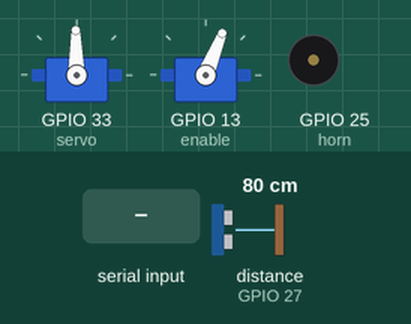
Recording of a sketch running on a simulated ESP32. Parts: 2 × servo, buzzer (waves = sounding, pin HIGH). Wiring (inferred from the names in the program): ultrasonic range finder: trigger GPIO 26; echo GPIO 27. The test bench sets the inputs (shaded band); at power-on: distance to the obstacle (sensor on GPIO 27) 80 cm. The echo pulse lasts 58.3 µs per cm; nothing arrives over Bluetooth unless stated; servo pulses on a pin are drawn as a servo (544–2400 µs = 0–180°); pins used as bus, display or sensor lines are not drawn; what the sketch prints to the serial monitor is not drawn.

Above: at 1.2 s.
1.3 s: "w" received over the second serial link
At 1.6 s:
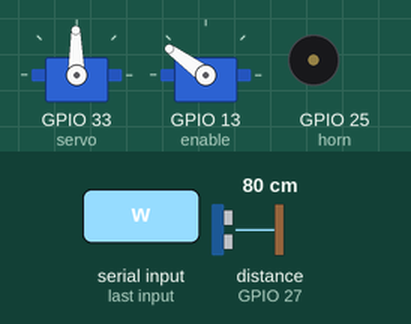
2.8 s: "s" received over the second serial link
At 3.9 s:
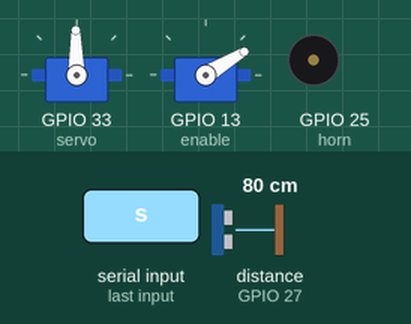
4.3 s: "d" received over the second serial link
At 5.0 s:
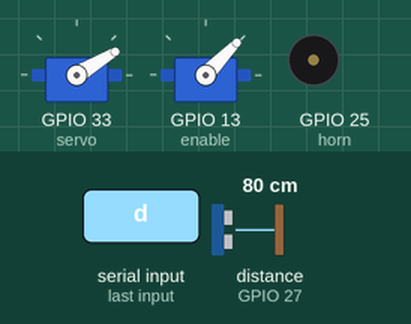
5.8 s: "a" received over the second serial link
At 6.1 s:
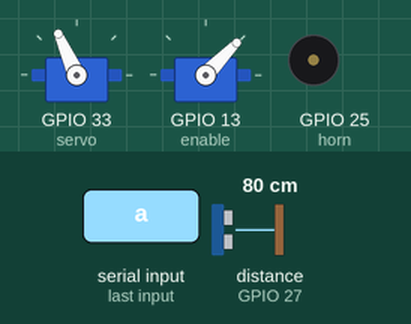
7.3 s: "e" received over the second serial link
At 8.5 s:
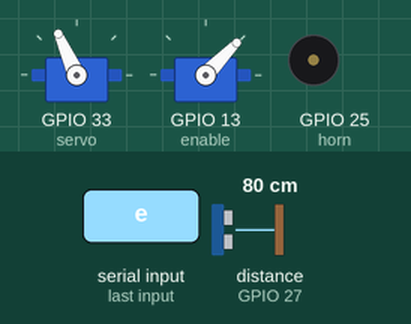
8.8 s: "0" received over the second serial link
At 9.5 s:
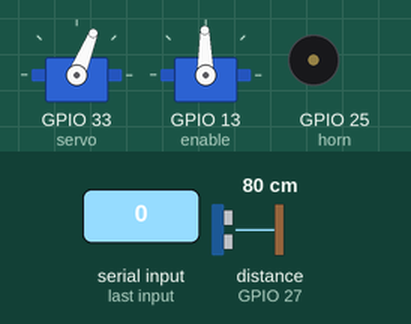
Timing chart, 0 to 11.3 s (numbered marks = the images above; inputs shaded):
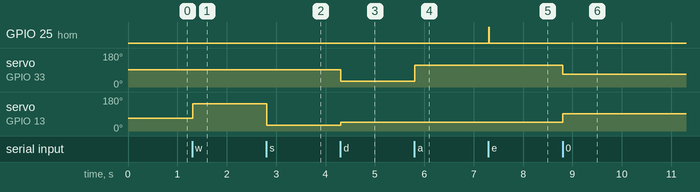

The sketch:

NoBonk.ino
```cpp
#include <BluetoothSerial.h>

const int enable = 13;
const int enableChannel = 0;

const int echo = 27;
bool echoHold = false;
unsigned long echoStart;

const int trigger = 26;

const int horn = 25;

const int servo = 33;
const int servoChannel = 1;
const int servoFrequency = 50;

float distances[2] = {100.0, 100.0};
float distanceTimes[2];
float velocity;
float ttc; //time to collsion
bool ttcStop = false;

const unsigned long measurePeriod = 30;

const unsigned long collisionCutoff = 500;

BluetoothSerial Serialbt;

void setup() {
	ledcSetup(enableChannel, servoFrequency, 8);
	ledcAttachPin(enable, enableChannel);
	ledcWrite(enableChannel, 0);

	pinMode(echo, INPUT);
	pinMode(trigger, OUTPUT);
	digitalWrite(trigger, LOW);

	pinMode(horn, OUTPUT);
	digitalWrite(horn, LOW);

	ledcSetup(servoChannel, servoFrequency, 8);
	ledcAttachPin(servo, servoChannel);
	ledcWrite(servoChannel, 19);

  Serial.begin(9600);
  Serial.println("Hello!");

	Serialbt.begin("NoBonk ESP");
//	bool linked = Serialbt.connect("OnePlus 6T");
//  while(!linked) {
//     linked = Serialbt.connected(10000);
//     Serial.println("trying again...");
//  }
//  Serial.println("Connected!");
//  digitalWrite(horn, HIGH);
//  delay(200);
//  digitalWrite(horn, LOW);
}


void loop() {
	bool echoState = digitalRead(echo);

	// echoTime & find new distance
	if(echoState && !echoHold) {
		echoHold = true;
		echoStart = micros();
	}

	if(!echoState && echoHold) {
		echoHold = false;
		float measure = (float)(micros() - echoStart) / 58.0;
		if(measure < 400.0) {
			distances[1] = distances[0];
			distances[0] = measure;
			distanceTimes[1] = distanceTimes[0];
			distanceTimes[0] = millis();
		}
	}

	// new trigger
	if(millis() - distanceTimes[0] >= measurePeriod) {
		digitalWrite(trigger, HIGH);
		delayMicroseconds(10);
		digitalWrite(trigger, LOW);
	}

  Serial.println(distances[0]);

	// bluetooth in
	bool lastDir;
	int speed;
	int steer;
	bool honk;
	while(Serialbt.available()) {
		int msg = Serialbt.read();
		if((msg == 'w') && (distances[0] >= 20.0)) {
			speed = 26;
			lastDir = true;
		} else if(msg == 's') {
			speed = 11;
			lastDir = false;
		} else if(msg == 'd') {
			steer = map(20, 0, 180, 10, 26);
			if(lastDir) {
				speed = 26;
			} else {
				speed = 13;
			}
		} else if(msg == 'a') {
			steer = map(135, 0, 180, 10, 26);
			if(lastDir) {
				speed = 26;
			} else {
				speed = 13;
			}
		} else if(msg == 'e') {
			honk = true;
		} else if(msg == '0') {
			speed = map(90, 0, 180, 13, 26);
			steer = map(75, 0, 180, 10, 26);
		} else if(msg == 'o') {
			honk = false;
		}
	}


	// set motors
	if(!ttcStop) {
		ledcWrite(enableChannel, speed);
	} else {
		honk = true;
	}
	ledcWrite(servoChannel, steer);

	if(honk) {
		digitalWrite(horn, HIGH);
	} else {
		digitalWrite(horn, LOW);
	}
}
```

Measured:
- after the input at 1.3 s, servo on GPIO 13 (enable): 68° → 144° at once
- after the input at 2.8 s, servo on GPIO 13 (enable): 144° → 31° at once
- after the input at 4.3 s, servo on GPIO 33 (servo): 91° → 31° at once; servo on GPIO 13 (enable): 31° → 46° at once
- after the input at 5.8 s, servo on GPIO 33 (servo): 31° → 114° at once
- after the input at 7.3 s, GPIO 25 (horn): LOW → HIGH at once, → LOW 0.01 s later
- after the input at 8.8 s, servo on GPIO 33 (servo): 114° → 68° at once; servo on GPIO 13 (enable): 46° → 91° at once
